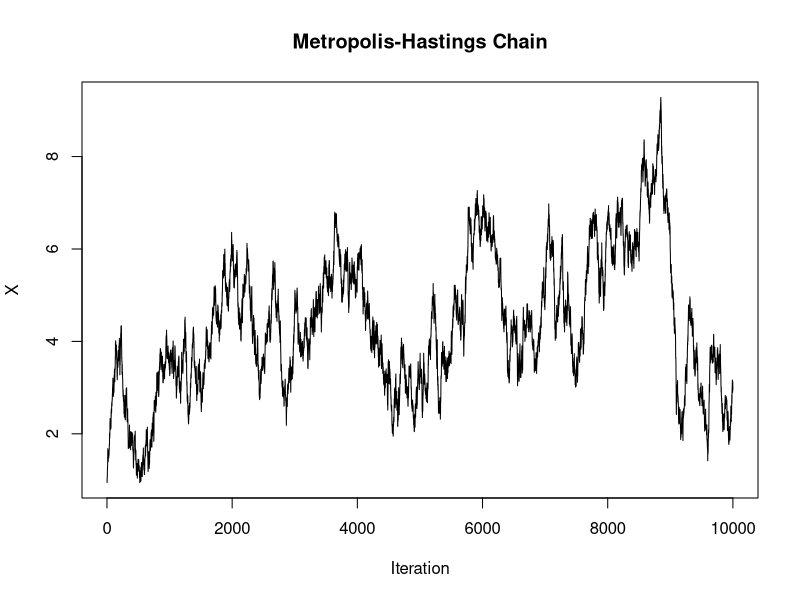
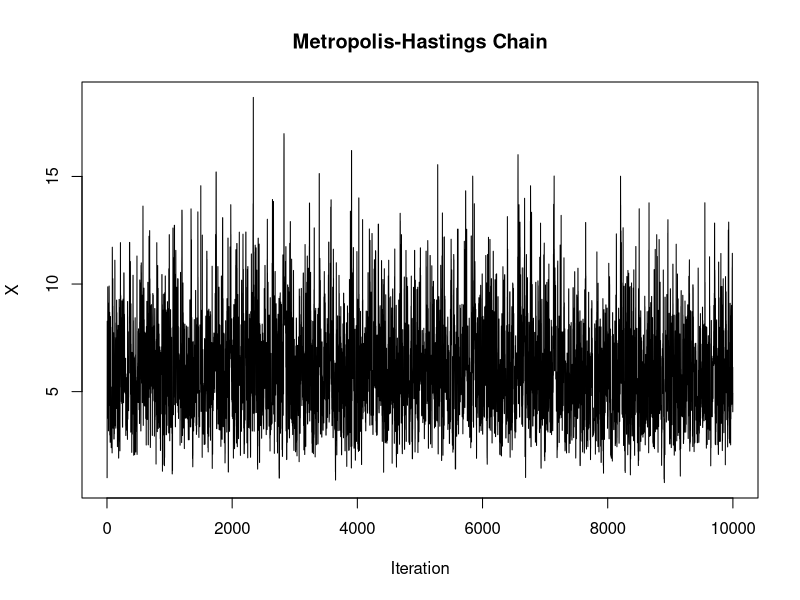
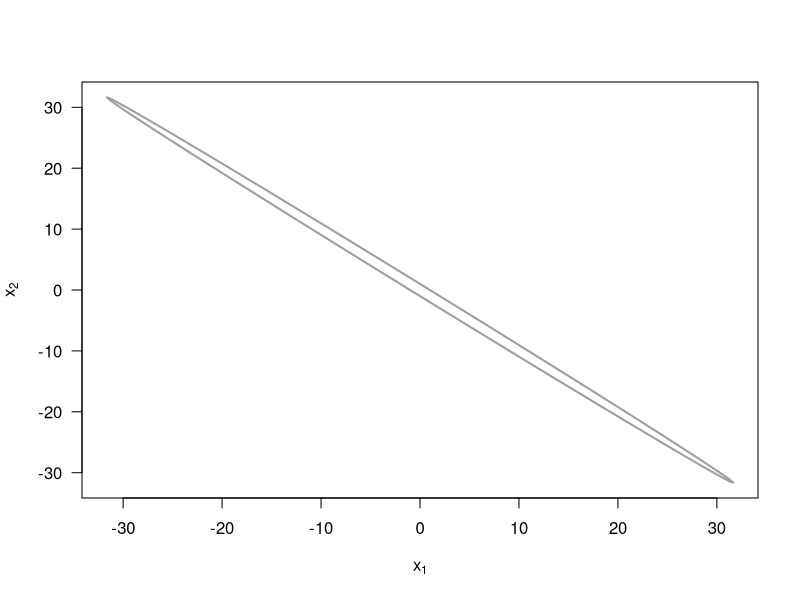

Write R code to recreate these figures, in order.
prop_dis <- function (xt) {
  return(rnorm(1, xt, 0.1))
}

f <- function(x)
{
  return(120 * x ^ 5 * exp(-x))
}

variables<- seq_len(10000)
res <- f(variables)

set.seed(123)
x      <- 1
chain  <- c(x)
# generate first five values (change 5 to higher number for longer chain)
for (i in 1:10000)
{
  # generate first one sample from uniform distribution on circle with specific radius by rejection sampling:
  
  xcand <- prop_dis(x)        # candidate point
  # dnorm as the density of it
  R     <- f(xcand) * dnorm(x, mean = xcand, sd = 0.1) / 
    (f(x) * dnorm(xcand, mean = x, sd = 0.1))  # MH ratio
  
  ap    <- runif(1)
  if (ap < R)
    x <- xcand
  chain <- rbind(chain, x)
}
chain  # each row is one two-dimensional observation

plot(chain, type = "l", main = "Metropolis-Hastings Chain", xlab = "Iteration", ylab = "X")

prop_dis2<- function (x,xt) {
  dchisq(x,df=floor(xt+1))
}

set.seed(123)
x      <- 1
chain2  <- c(x)
for (i in 1:10000)
{
  # generate first one sample from uniform distribution on circle with specific radius by rejection sampling:
  
  xcand <- rchisq(1,floor(x+1))        # candidate point
  # dnorm as the density of it
  R     <- f(xcand) * prop_dis2(x,xcand)/ 
    (f(x) * prop_dis2(xcand,x))  # MH ratio
  
  ap    <- runif(1)
  if (ap < R)
    x <- xcand
  chain2 <- rbind(chain2, x)
}
chain2  # each row is one two-dimensional observation

plot(chain2, type = "l", main = "Metropolis-Hastings Chain", xlab = "Iteration", ylab = "X")

w  <- 1.999
xv <- seq(-1, 1, by=0.01) * 1/sqrt(1-w^2/4)  # a range of x1-values, where the term below the root is non-negative (compare Lecture 4)
plot(xv, xv, type="n", xlab=expression(x[1]), ylab=expression(x[2]), las=1)
# ellipse
lines(xv, -(w/2)*xv-sqrt(1-(1-w^2/4)*xv^2), lwd=2, col=8)
lines(xv, -(w/2)*xv+sqrt(1-(1-w^2/4)*xv^2), lwd=2, col=8)
